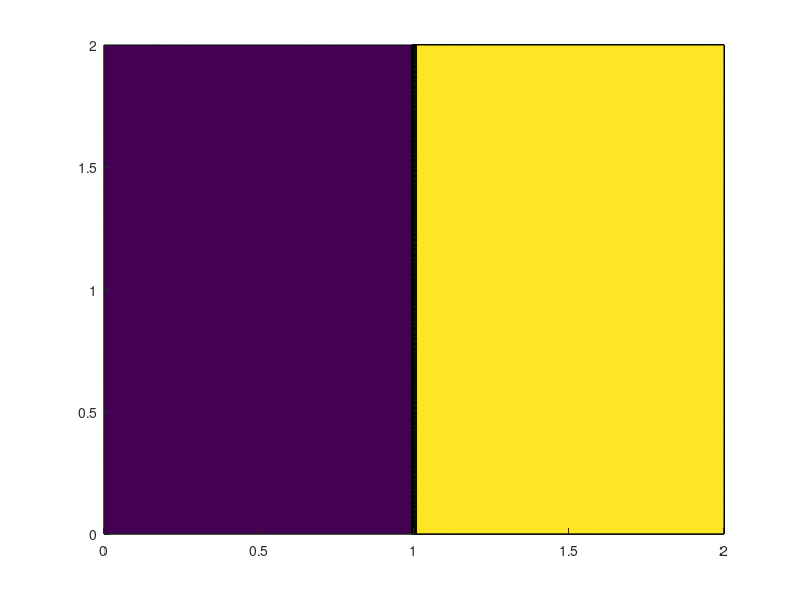

MATLAB code to generate this figure: (Note: this script raises an error after producing the figure.)
clc, clear, close all

points_x = [0, 2];
points_y = [0, 0];
interval = linspace(0, 2, 100);
[xGrid, yGrid] = meshgrid(interval, interval);
x = xGrid(:);
y = yGrid(:);
d1 = (x-points_x(1)).^2+(y-points_y(1)).^2;
d2 = (x-points_x(2)).^2+(y-points_y(2)).^2;
D = [d1, d2];
[~, idx] = min(D, [], 2);
contourf(xGrid, yGrid, ...
    reshape(idx, size(xGrid, 1), size(yGrid, 2)),...
    'EdgeColor','none');
colorbar
